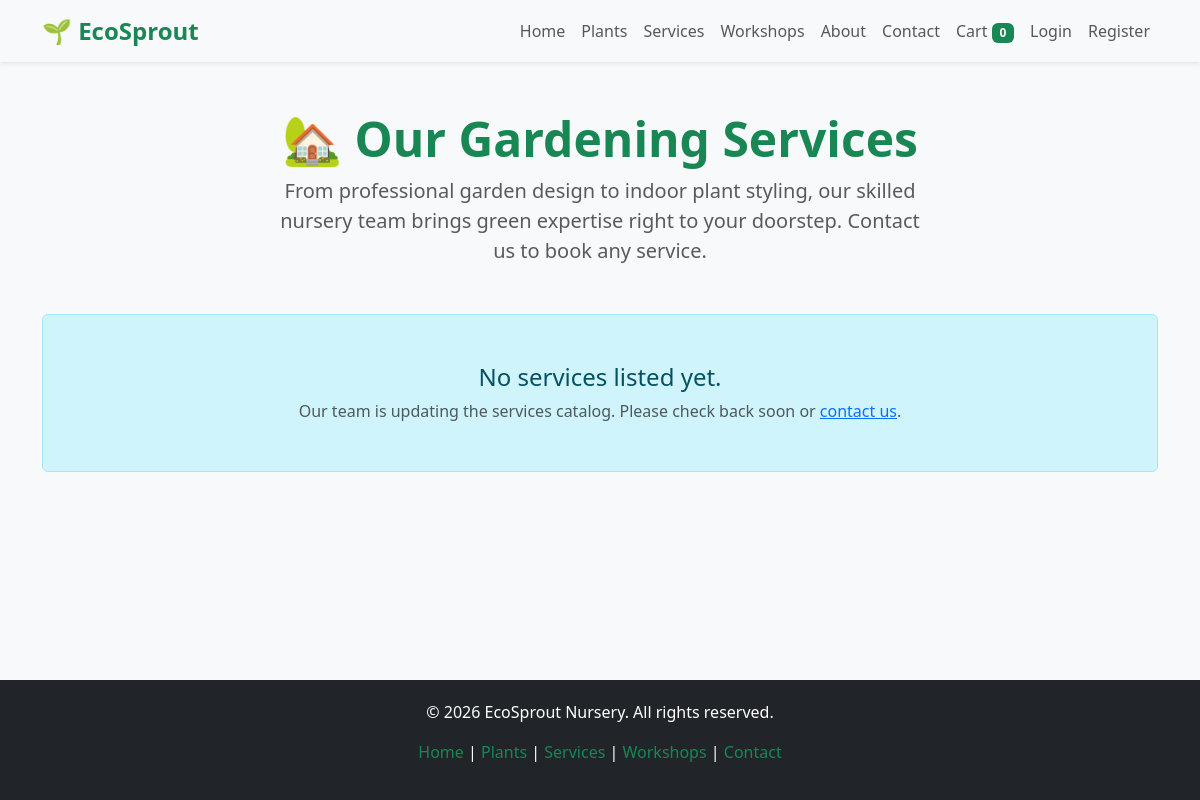
The app's page /services.php, older data.
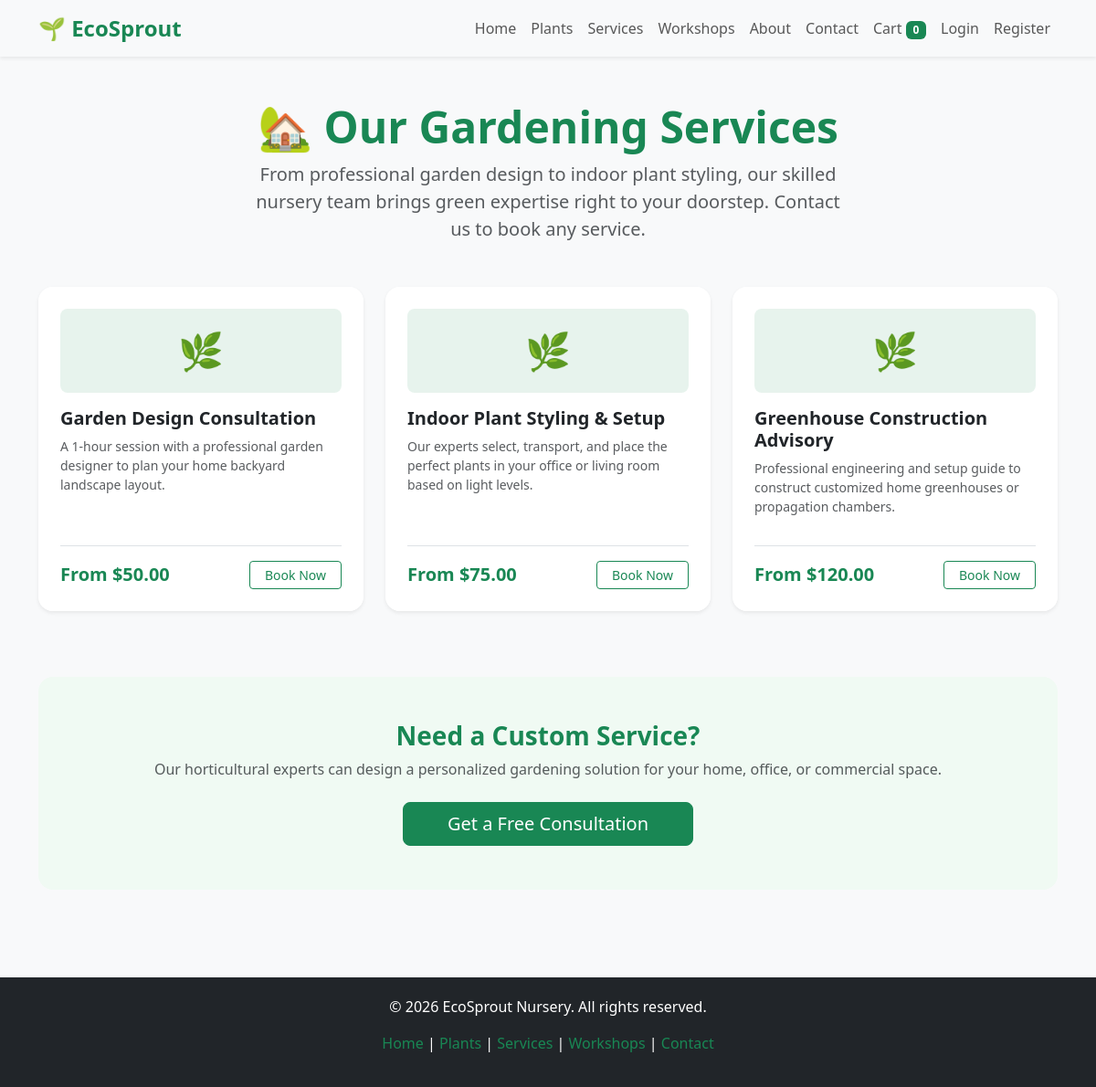
The same page, newer data.
### tables this page shows
CREATE TABLE `services` (
  `id` int(11) NOT NULL AUTO_INCREMENT,
  `name` varchar(150) NOT NULL,
  `description` text NOT NULL,
  `price` decimal(10,2) NOT NULL,
  `created_at` timestamp DEFAULT CURRENT_TIMESTAMP,
  PRIMARY KEY (`id`)
);

### services.php (the view)
<?php
require_once 'includes/header.php';
$services = $pdo->query("SELECT * FROM services ORDER BY id ASC")->fetchAll();
?>
<div class="container my-5">
    <div class="text-center mb-5">
        <h1 class="display-5 fw-bold" style="color: #198754;">🏡 Our Gardening Services</h1>
        <p class="lead text-muted mx-auto" style="max-width: 640px;">From professional garden design to indoor plant styling, our skilled nursery team brings green expertise right to your doorstep. Contact us to book any service.</p>
    </div>
    <?php if (empty($services)): ?>
        <div class="alert alert-info text-center py-5">
            <h4 class="mb-2">No services listed yet.</h4>
            <p class="text-muted mb-0">Our team is updating the services catalog. Please check back soon or <a href="contact.php">contact us</a>.</p>
        </div>
    <?php else: ?>
        <div class="row">
            <?php foreach ($services as $srv): ?>
                <div class="col-md-6 col-lg-4 mb-4">
                    <div class="card h-100 border-0 shadow-sm rounded-4 overflow-hidden">
                        <div class="card-body bg-white d-flex flex-column p-4">
                            <div class="bg-success bg-opacity-10 rounded-3 p-3 mb-3 text-center">
                                <span style="font-size: 2.5rem;">🌿</span>
                            </div>
                            <h5 class="fw-bold text-dark"><?php echo htmlspecialchars($srv['name']); ?></h5>
                            <p class="text-muted small flex-grow-1"><?php echo htmlspecialchars($srv['description']); ?></p>
                            <div class="d-flex justify-content-between align-items-center mt-3 pt-3 border-top">
                                <span class="fs-5 fw-bold text-success">From $<?php echo number_format($srv['price'], 2); ?></span>
                                <a href="<?php echo isset($_SESSION['user_id']) ? 'payment.php' : 'login.php'; ?>" class="btn btn-outline-success btn-sm px-3">Book Now</a>
                            </div>
                        </div>
                    </div>
                </div>
            <?php endforeach; ?>
        </div>
        <div class="text-center mt-5 p-5 rounded-4" style="background-color: #f0faf3;">
            <h3 class="fw-bold text-success">Need a Custom Service?</h3>
            <p class="text-muted mb-4">Our horticultural experts can design a personalized gardening solution for your home, office, or commercial space.</p>
            <a href="<?php echo isset($_SESSION['user_id']) ? 'payment.php' : 'login.php'; ?>" class="btn btn-success btn-lg px-5">Get a Free Consultation</a>
        </div>
    <?php endif; ?>
</div>
<?php require_once 'includes/footer.php'; ?>

Row changes from the older to the newer data that the page shows:
added services: name "Garden Design Consultation", description "A 1-hour session with a professional garden designer to plan your home backyard landscape layout.", price "50.00"
added services: name "Indoor Plant Styling & Setup", description "Our experts select, transport, and place the perfect plants in your office or living room based on light levels.", price "75.00"
added services: name "Greenhouse Construction Advisory", description "Professional engineering and setup guide to construct customized home greenhouses or propagation chambers.", price "120.00"
Text that changed along with them:
text no longer shown: "No services listed yet. Our team is updating the services catalog. Please check back soon or contact us ."
text now shown: "Need a Custom Service? Our horticultural experts can design a personalized gardening solution for your home, office, or commercial space. Get a Free Consultation"
